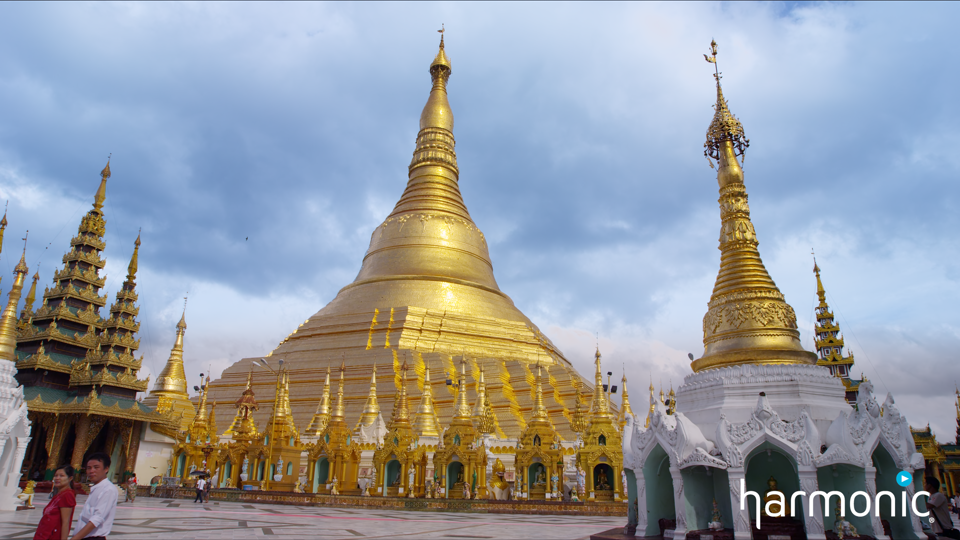
%> input picture FinalStudentProjects/2018/AliceLucas/temple.png, 960 x 540 px
$ octave writeCSV.m   (GNU Octave 9; MATLAB toolbox functions it lacks are replaced by stand-ins)
%> lines starting %> are read from the running program, lines starting %| are printed output that depends on the picture
b = imread('temple.png');
%> b is the input picture: size 540x960x3 uint8; mean R, G, B 149.6, 154.7, 161.8
%a = a(1:460,:,:);
%experiment with downscale
%b=imresize(a,0.125);
%Crop out lower border which includes "Harmonic" text
c = reshape(b, [size(b,1)*size(b,2),3]);
csvwrite('./csv_files/original/temple.csv',c)

b = imread('temple_1.png');
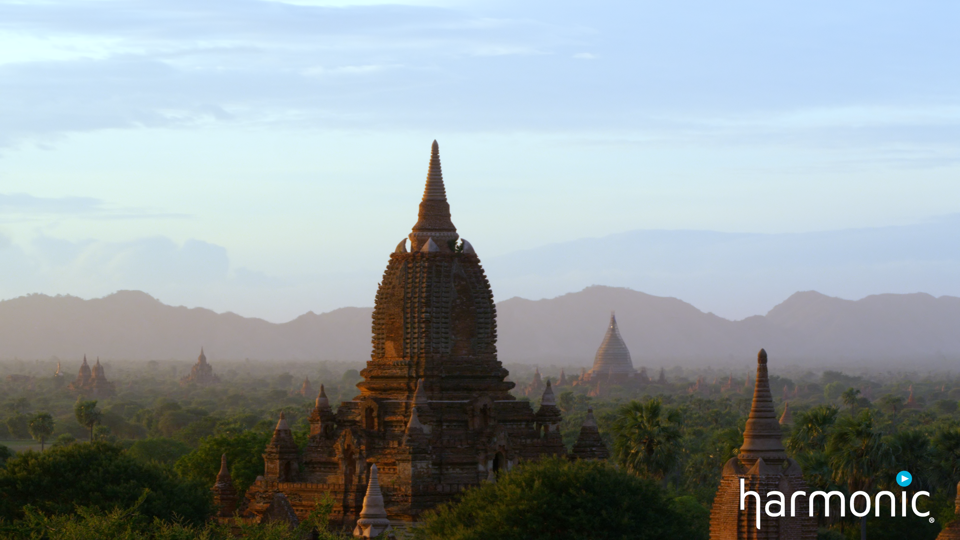
%> input picture FinalStudentProjects/2018/AliceLucas/temple_1.png, 960 x 540 px
%> b is the input picture: size 540x960x3 uint8; mean R, G, B 146.9, 156.5, 159.4
%a = a(1:460,:,:);
%experiment with downscale
%b=imresize(a,0.125);
%Crop out lower border which includes "Harmonic" text
c = reshape(b, [size(b,1)*size(b,2),3]);
csvwrite('./csv_files/original/temple_1.csv',c)


b = imread('children.png');
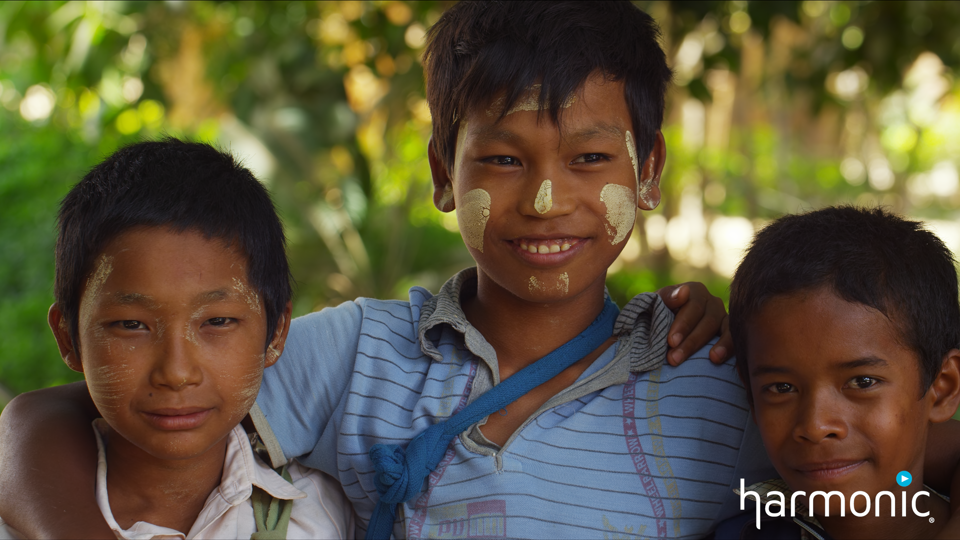
%> input picture FinalStudentProjects/2018/AliceLucas/children.png, 960 x 540 px
%> b is the input picture: size 540x960x3 uint8; mean R, G, B 93.2, 85.7, 61.1
%a = a(1:460,:,:);
%experiment with downscale
%b=imresize(a,0.125);
%Crop out lower border which includes "Harmonic" text
c = reshape(b, [size(b,1)*size(b,2),3]);
csvwrite('./csv_files/original/children.csv',c)


b = imread('agriculture.png');
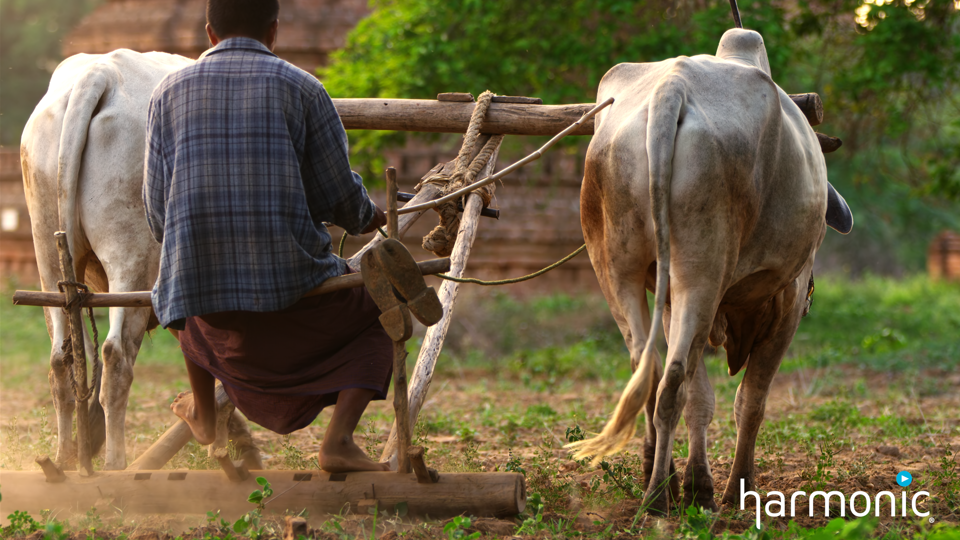
%> input picture FinalStudentProjects/2018/AliceLucas/agriculture.png, 960 x 540 px
%> b is the input picture: size 540x960x3 uint8; mean R, G, B 108.8, 96.5, 66.2
%a = a(1:460,:,:);
%experiment with downscale
%b=imresize(a,0.125);
%Crop out lower border which includes "Harmonic" text
c = reshape(b, [size(b,1)*size(b,2),3]);
csvwrite('./csv_files/original/agriculture.csv',c)


b = imread('lizzard.png');
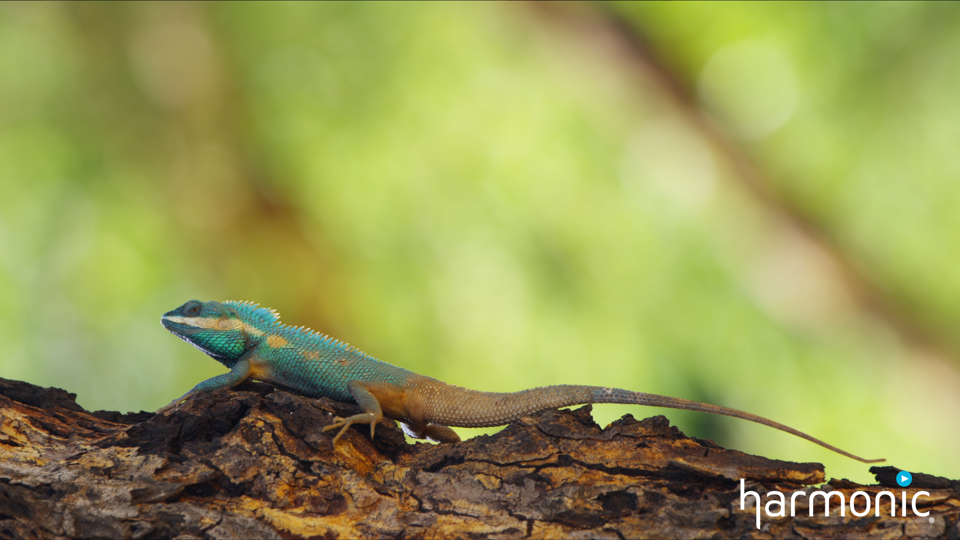
%> input picture FinalStudentProjects/2018/AliceLucas/lizzard.png, 960 x 540 px
%> b is the input picture: size 540x960x3 uint8; mean R, G, B 151.3, 154.7, 86
%a = a(1:460,:,:);
%experiment with downscale
%b=imresize(a,0.125);
%Crop out lower border which includes "Harmonic" text
c = reshape(b, [size(b,1)*size(b,2),3]);
csvwrite('./csv_files/original/lizzard.csv',c)


b = imread('tiger.png');
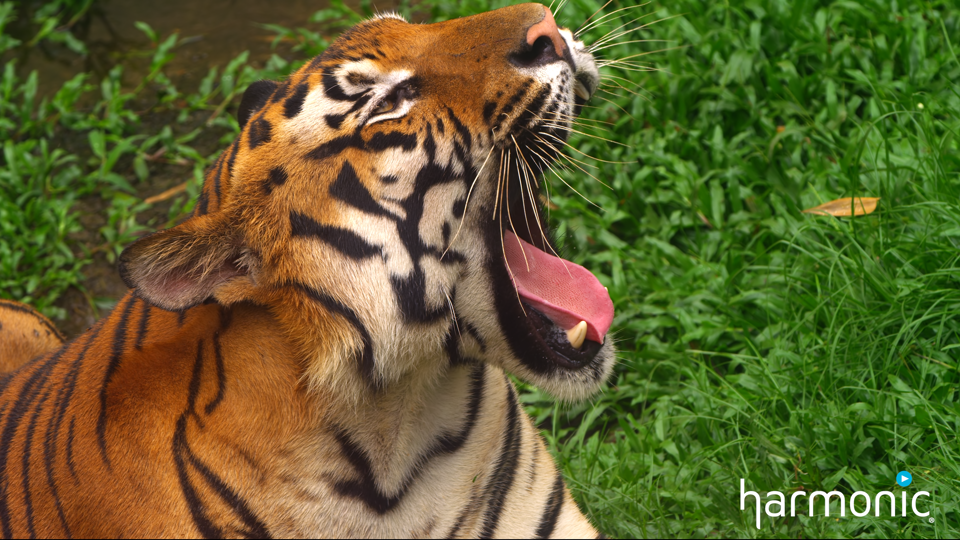
%> input picture FinalStudentProjects/2018/AliceLucas/tiger.png, 960 x 540 px
%> b is the input picture: size 540x960x3 uint8; mean R, G, B 97, 96.1, 46.1
%a = a(1:460,:,:);
%experiment with downscale
%> (the run ends here)
